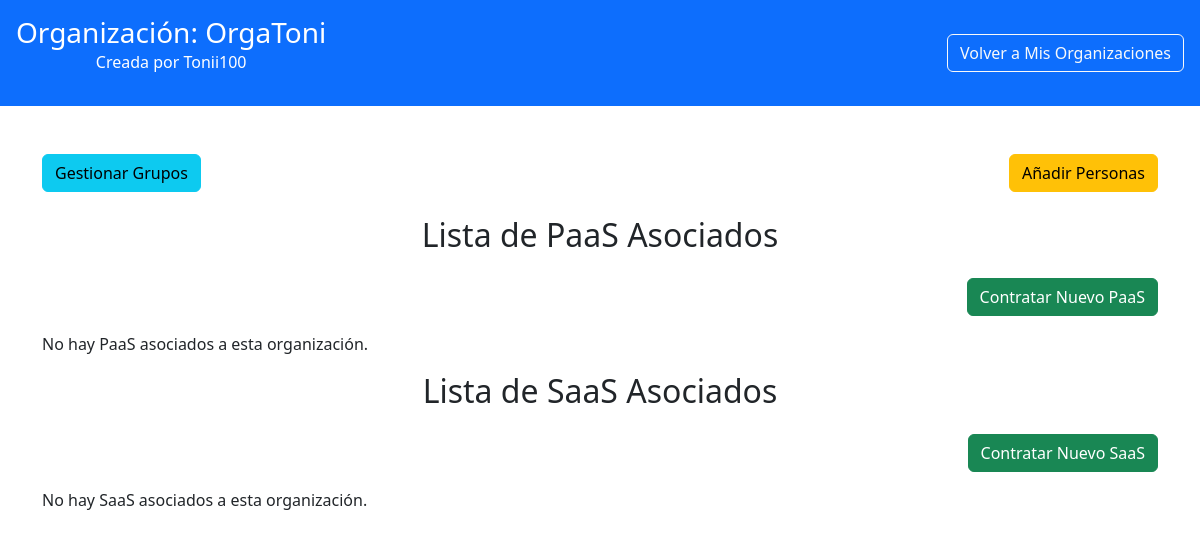
The page /usuario/organizaciones/ver_organizacion.php?id=4 (signed in) on the database as committed earlier.
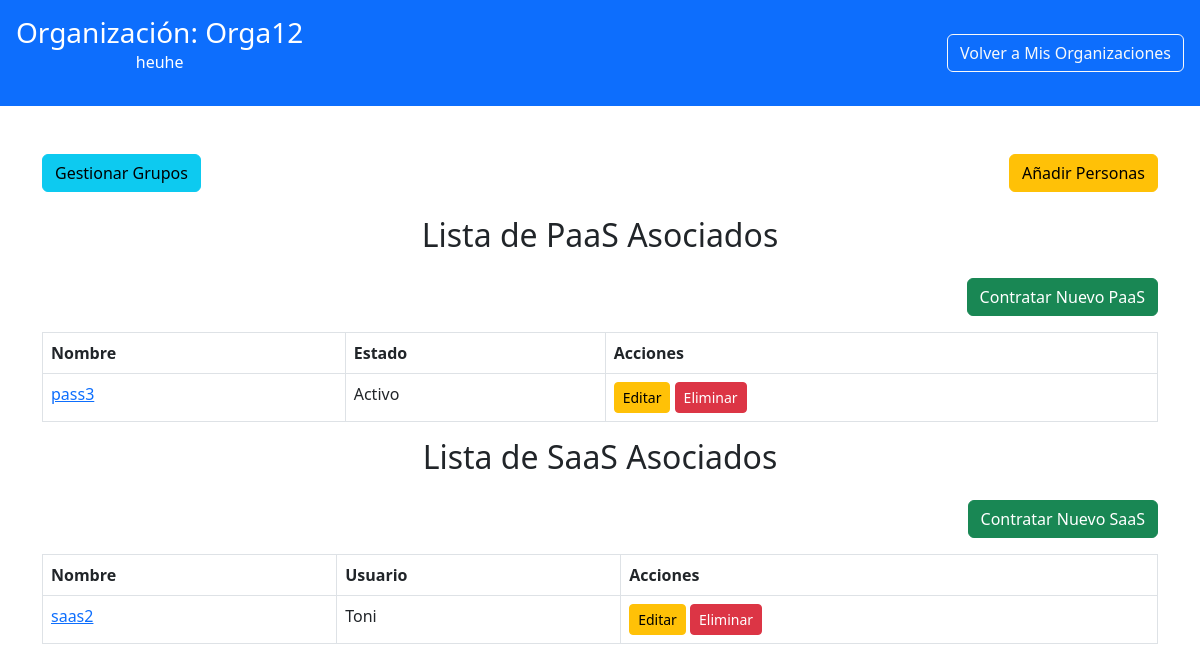
The same page on the database as committed later.
### tables this page shows
CREATE TABLE `organizacion` (
  `idOrganizacion` int(11) NOT NULL,
  `Nombre` varchar(100) NOT NULL,
  `Descripcion` text DEFAULT NULL,
  `idCreador` int(11) DEFAULT NULL
);

CREATE TABLE `paas` (
  `idPaaS` int(11) NOT NULL,
  `Nombre` varchar(100) NOT NULL,
  `Estado` varchar(50) NOT NULL,
  `idSO` int(11) DEFAULT NULL
);

CREATE TABLE `saas` (
  `idSaaS` int(11) NOT NULL,
  `Nombre` varchar(100) NOT NULL,
  `Usuario` varchar(50) DEFAULT NULL,
  `Contraseña` varchar(255) DEFAULT NULL,
  `idPaaS` int(11) DEFAULT NULL,
  `idMotor` int(11) DEFAULT NULL
);

### public/usuario/organizaciones/ver_organizacion.php (the view, shortened to what the changed rows need)
<?php
include '../../../includes/db_connect.php';
$idOrganizacion = intval($_GET['id']);
$user_id = $_SESSION['user_id'];
$query_org = "SELECT * FROM organizacion WHERE idOrganizacion = ?";
$stmt_org = $conn->prepare($query_org);
$stmt_org->bind_param('i', $idOrganizacion);
$stmt_org->execute();
$org = $stmt_org->get_result()->fetch_assoc();
$query_privileges = "
    SELECT DISTINCT p.Nombre
    FROM privilegio p
    JOIN r_grup_priv rgp ON p.idPrivilegio = rgp.idPriv
    JOIN grupo g ON rgp.idGrup = g.idGrupo
    JOIN r_usuario_grupo rug ON rug.idGrupo = g.idGrupo
    WHERE rug.idUsuario = ? AND g.idOrg = ?";
$stmt_privileges = $conn->prepare($query_privileges);
$stmt_privileges->bind_param('ii', $user_id, $idOrganizacion);
$stmt_privileges->execute();
$result_privileges = $stmt_privileges->get_result();
$privileges = [];
while ($privilege = $result_privileges->fetch_assoc()) {
    $privileges[] = $privilege['Nombre'];
}
$query_saas = "
    SELECT DISTINCT s.*
    FROM saas s
    JOIN r_saas_grup rsg ON s.idSaaS = rsg.idSaaS
    JOIN grupo g ON rsg.idGrup = g.idGrupo
    JOIN r_usuario_grupo rug ON rug.idGrupo = g.idGrupo
    WHERE g.idOrg = ? AND rug.idUsuario = ?";
$stmt_saas = $conn->prepare($query_saas);
$stmt_saas->bind_param('ii', $idOrganizacion, $user_id);
$stmt_saas->execute();
$result_saas = $stmt_saas->get_result();
$query_paas = "
    SELECT DISTINCT p.*
    FROM paas p
    JOIN r_paas_grup rpg ON p.idPaaS = rpg.idPaaS
    JOIN grupo g ON rpg.idGrup = g.idGrupo
    JOIN r_usuario_grupo rug ON rug.idGrupo = g.idGrupo
    WHERE g.idOrg = ? AND rug.idUsuario = ?";
$stmt_paas = $conn->prepare($query_paas);
$stmt_paas->bind_param('ii', $idOrganizacion, $user_id);
$stmt_paas->execute();
$result_paas = $stmt_paas->get_result();
?>
<!DOCTYPE html>
<html lang="es">
<head>
    <link href="../../css/estilos.css" rel="stylesheet">
    <link href="https://cdn.jsdelivr.net/npm/bootstrap@5.3.0/dist/css/bootstrap.min.css" rel="stylesheet">
</head>
<body>
    <header class="bg-primary text-white d-flex justify-content-between align-items-center p-3">
        <div>
            <h1 class="h3 mb-0">Organización: <?php echo htmlspecialchars($org['Nombre']); ?></h1>
            <p><?php echo htmlspecialchars($org['Descripcion']); ?></p>
        </div>
    </header>
    <main class="container my-5">
        <div class="d-flex justify-content-between mb-4">
            <?php if (in_array('Gestionar grupos', $privileges)): ?>
                <a href="gestionar_grupos/gestionar_grupos.php?idOrg=<?php echo $idOrganizacion; ?>"
                    class="btn btn-info">Gestionar Grupos</a>
            <?php endif; ?>
            <?php if (in_array('Añadir usuarios', $privileges)): ?>
                <a href="añadir_usuarios/añadir_usuarios.php?idOrg=<?php echo $idOrganizacion; ?>"
                    class="btn btn-warning">Añadir Personas</a>
            <?php endif; ?>
        </div>
        <h2 class="text-center mb-4">Lista de PaaS Asociados</h2>
        <?php if (in_array('Contratar paas', $privileges)): ?>
            <div class="mb-3 text-end">
                <a href="contratar_paas/contratar_paas.php?idOrg=<?php echo $idOrganizacion; ?>"
                    class="btn btn-success">Contratar Nuevo PaaS</a>
            </div>
        <?php endif; ?>
        <?php if ($result_paas->num_rows > 0): ?>
            <table class="table table-bordered">
                <thead>
                    <tr>
                        <th>Nombre</th>
                        <th>Estado</th>
                        <th>Acciones</th>
                    </tr>
                </thead>
                <tbody>
                    <?php while ($paas = $result_paas->fetch_assoc()): ?>
                        <tr>
                            <td>
                                <a href="#" class="paas-link text-primary" data-id="<?php echo $paas['idPaaS']; ?>"
                                    data-bs-toggle="modal" data-bs-target="#detailsModal">
                                    <?php echo htmlspecialchars($paas['Nombre']); ?>
                                </a>
                            </td>
                            <td><?php echo htmlspecialchars($paas['Estado']); ?></td>
                            <td>
                                <?php if (in_array('Modificar paas', $privileges)): ?>
                                    <a href="editar_paas.php?id=<?php echo $paas['idPaaS']; ?>"
                                        class="btn btn-warning btn-sm">Editar</a>
                                <?php endif; ?>
                                <?php if (in_array('Eliminar paas', $privileges)): ?>
                                    <a href="eliminar_paas.php?id=<?php echo $paas['idPaaS']; ?>"
                                        class="btn btn-danger btn-sm">Eliminar</a>
                                <?php endif; ?>
                            </td>
                        </tr>
                    <?php endwhile; ?>
                </tbody>
            </table>
        <?php else: ?>
            <p>No hay PaaS asociados a esta organización.</p>
        <?php endif; ?>
        <h2 class="text-center mb-4">Lista de SaaS Asociados</h2>
        <?php if (in_array('Contratar saas', $privileges)): ?>
            <div class="mb-3 text-end">
                <a href="contratar_saas/contratar_saas.php?idOrg=<?php echo $idOrganizacion; ?>"
                    class="btn btn-success">Contratar Nuevo SaaS</a>
            </div>
        <?php endif; ?>
        <?php if ($result_saas->num_rows > 0): ?>
            <table class="table table-bordered">
                <thead>
                    <tr>
                        <th>Nombre</th>
                        <th>Usuario</th>
                        <th>Acciones</th>
                    </tr>
                </thead>
                <tbody>
                    <?php while ($saas = $result_saas->fetch_assoc()): ?>
                        <tr>
                            <td>
                                <a href="#" class="saas-link text-primary" data-id="<?php echo $saas['idSaaS']; ?>"
                                    data-bs-toggle="modal" data-bs-target="#saasModal">
                                    <?php echo htmlspecialchars($saas['Nombre']); ?>
                                </a>
                            </td>
                            <td><?php echo htmlspecialchars($saas['Usuario']); ?></td>
                            <td>
                                <?php if (in_array('Modificar saas', $privileges)): ?>
                                    <a href="editar_saas.php?id=<?php echo $saas['idSaaS']; ?>"
                                        class="btn btn-warning btn-sm">Editar</a>
                                <?php endif; ?>
                                <?php if (in_array('Eliminar saas', $privileges)): ?>
                                    <a href="eliminar_saas.php?id=<?php echo $saas['idSaaS']; ?>"
                                        class="btn btn-danger btn-sm">Eliminar</a>
                                <?php endif; ?>
                            </td>
                        </tr>
                    <?php endwhile; ?>
                </tbody>
            </table>
        <?php else: ?>
            <p>No hay SaaS asociados a esta organización.</p>
        <?php endif; ?>
    </main>
</body>
</html>

Rows that differ between the two databases and show on the page:
changed organizacion: Nombre "OrgaToni" → "Orga12"; Descripcion "Creada por Tonii100" → "heuhe"
added paas: Nombre "pass3", Estado "Activo"
added saas: Nombre "saas2", Usuario "Toni"
Other text that changed with them:
text no longer shown: "No hay PaaS asociados a esta organización. No hay SaaS asociados a esta organización."
text now shown: "Nombre Estado Acciones Nombre Usuario Acciones"
